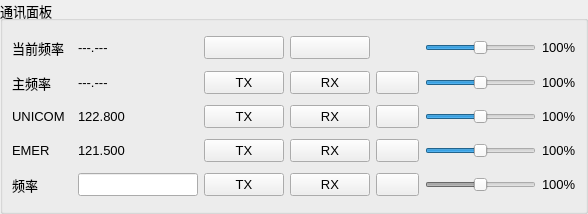
<?xml version="1.0" encoding="UTF-8"?>
<ui version="4.0">
 <class>ControllerWindow</class>
 <widget class="QWidget" name="ControllerWindow">
  <property name="geometry">
   <rect>
    <x>0</x>
    <y>0</y>
    <width>588</width>
    <height>214</height>
   </rect>
  </property>
  <property name="font">
   <font>
    <family>Leelawadee UI</family>
    <pointsize>10</pointsize>
   </font>
  </property>
  <property name="windowTitle">
   <string>ControllerClient</string>
  </property>
  <layout class="QGridLayout" name="gridLayout_3">
   <property name="leftMargin">
    <number>0</number>
   </property>
   <property name="topMargin">
    <number>0</number>
   </property>
   <property name="rightMargin">
    <number>0</number>
   </property>
   <property name="bottomMargin">
    <number>0</number>
   </property>
   <property name="spacing">
    <number>0</number>
   </property>
   <item row="0" column="0">
    <widget class="QGroupBox" name="groupBox">
     <property name="title">
      <string>通讯面板</string>
     </property>
     <layout class="QGridLayout" name="gridLayout">
      <item row="0" column="7">
       <widget class="QLabel" name="label_voice_volume">
        <property name="text">
         <string>100%</string>
        </property>
       </widget>
      </item>
      <item row="0" column="3">
       <widget class="SelectedButton" name="button_mute">
        <property name="text">
         <string/>
        </property>
        <property name="icon">
         <iconset resource="../../../resource.qrc">
          <normaloff>:/icon/mute</normaloff>:/icon/mute</iconset>
        </property>
       </widget>
      </item>
      <item row="0" column="2">
       <widget class="QPushButton" name="button_small_window">
        <property name="text">
         <string/>
        </property>
        <property name="icon">
         <iconset resource="../../../resource.qrc">
          <normaloff>:/icon/window</normaloff>:/icon/window</iconset>
        </property>
       </widget>
      </item>
      <item row="1" column="4">
       <widget class="SelectedButton" name="button_main_speaker">
        <property name="text">
         <string/>
        </property>
        <property name="icon">
         <iconset resource="../../../resource.qrc">
          <normaloff>:/icon/speaker</normaloff>:/icon/speaker</iconset>
        </property>
        <property name="iconSize">
         <size>
          <width>24</width>
          <height>24</height>
         </size>
        </property>
       </widget>
      </item>
      <item row="3" column="3">
       <widget class="SelectedButton" name="button_emer_freq_rx">
        <property name="maximumSize">
         <size>
          <width>80</width>
          <height>16777215</height>
         </size>
        </property>
        <property name="text">
         <string>RX</string>
        </property>
       </widget>
      </item>
      <item row="3" column="4">
       <widget class="SelectedButton" name="button_emer_speaker">
        <property name="text">
         <string/>
        </property>
        <property name="icon">
         <iconset resource="../../../resource.qrc">
          <normaloff>:/icon/speaker</normaloff>:/icon/speaker</iconset>
        </property>
        <property name="iconSize">
         <size>
          <width>24</width>
          <height>24</height>
         </size>
        </property>
       </widget>
      </item>
      <item row="2" column="3">
       <widget class="SelectedButton" name="button_unicom_freq_rx">
        <property name="maximumSize">
         <size>
          <width>80</width>
          <height>16777215</height>
         </size>
        </property>
        <property name="text">
         <string>RX</string>
        </property>
       </widget>
      </item>
      <item row="3" column="2">
       <widget class="SelectedButton" name="button_emer_freq_tx">
        <property name="maximumSize">
         <size>
          <width>80</width>
          <height>16777215</height>
         </size>
        </property>
        <property name="text">
         <string>TX</string>
        </property>
       </widget>
      </item>
      <item row="0" column="1">
       <widget class="QLabel" name="label_current_freq_v">
        <property name="text">
         <string>---.---</string>
        </property>
       </widget>
      </item>
      <item row="2" column="0">
       <widget class="QLabel" name="label_unicom">
        <property name="minimumSize">
         <size>
          <width>60</width>
          <height>0</height>
         </size>
        </property>
        <property name="text">
         <string>UNICOM</string>
        </property>
       </widget>
      </item>
      <item row="1" column="2">
       <widget class="SelectedButton" name="button_main_freq_tx">
        <property name="maximumSize">
         <size>
          <width>80</width>
          <height>16777215</height>
         </size>
        </property>
        <property name="text">
         <string>TX</string>
        </property>
       </widget>
      </item>
      <item row="4" column="6">
       <widget class="QSlider" name="custom_voice_volume">
        <property name="enabled">
         <bool>false</bool>
        </property>
        <property name="sizePolicy">
         <sizepolicy hsizetype="Expanding" vsizetype="Preferred">
          <horstretch>0</horstretch>
          <verstretch>0</verstretch>
         </sizepolicy>
        </property>
        <property name="minimum">
         <number>0</number>
        </property>
        <property name="maximum">
         <number>100</number>
        </property>
        <property name="value">
         <number>50</number>
        </property>
        <property name="orientation">
         <enum>Qt::Orientation::Horizontal</enum>
        </property>
       </widget>
      </item>
      <item row="1" column="6">
       <widget class="QSlider" name="main_voice_volume">
        <property name="sizePolicy">
         <sizepolicy hsizetype="Expanding" vsizetype="Preferred">
          <horstretch>0</horstretch>
          <verstretch>0</verstretch>
         </sizepolicy>
        </property>
        <property name="minimum">
         <number>0</number>
        </property>
        <property name="maximum">
         <number>100</number>
        </property>
        <property name="value">
         <number>50</number>
        </property>
        <property name="orientation">
         <enum>Qt::Orientation::Horizontal</enum>
        </property>
       </widget>
      </item>
      <item row="4" column="7">
       <widget class="QLabel" name="label_custom_voice_volume">
        <property name="text">
         <string>100%</string>
        </property>
       </widget>
      </item>
      <item row="4" column="2">
       <widget class="SelectedButton" name="button_freq_tx">
        <property name="text">
         <string>TX</string>
        </property>
       </widget>
      </item>
      <item row="4" column="3">
       <widget class="SelectedButton" name="button_freq_rx">
        <property name="text">
         <string>RX</string>
        </property>
       </widget>
      </item>
      <item row="3" column="0">
       <widget class="QLabel" name="label_emer_freq">
        <property name="minimumSize">
         <size>
          <width>60</width>
          <height>0</height>
         </size>
        </property>
        <property name="text">
         <string>EMER</string>
        </property>
       </widget>
      </item>
      <item row="1" column="0">
       <widget class="QLabel" name="label_main_freq">
        <property name="minimumSize">
         <size>
          <width>60</width>
          <height>0</height>
         </size>
        </property>
        <property name="text">
         <string>主频率</string>
        </property>
       </widget>
      </item>
      <item row="4" column="0">
       <widget class="QLabel" name="label_freq">
        <property name="text">
         <string>频率</string>
        </property>
       </widget>
      </item>
      <item row="1" column="1">
       <widget class="QLabel" name="label_main_freq_v">
        <property name="text">
         <string>---.---</string>
        </property>
       </widget>
      </item>
      <item row="2" column="6">
       <widget class="QSlider" name="unicom_voice_volume">
        <property name="sizePolicy">
         <sizepolicy hsizetype="Expanding" vsizetype="Preferred">
          <horstretch>0</horstretch>
          <verstretch>0</verstretch>
         </sizepolicy>
        </property>
        <property name="minimum">
         <number>0</number>
        </property>
        <property name="maximum">
         <number>100</number>
        </property>
        <property name="value">
         <number>50</number>
        </property>
        <property name="orientation">
         <enum>Qt::Orientation::Horizontal</enum>
        </property>
       </widget>
      </item>
      <item row="2" column="7">
       <widget class="QLabel" name="label_unicom_voice_volume">
        <property name="text">
         <string>100%</string>
        </property>
       </widget>
      </item>
      <item row="1" column="3">
       <widget class="SelectedButton" name="button_main_freq_rx">
        <property name="maximumSize">
         <size>
          <width>80</width>
          <height>16777215</height>
         </size>
        </property>
        <property name="text">
         <string>RX</string>
        </property>
       </widget>
      </item>
      <item row="4" column="1">
       <widget class="QLineEdit" name="line_edit_freq">
        <property name="maximumSize">
         <size>
          <width>120</width>
          <height>16777215</height>
         </size>
        </property>
       </widget>
      </item>
      <item row="2" column="2">
       <widget class="SelectedButton" name="button_unicom_freq_tx">
        <property name="maximumSize">
         <size>
          <width>80</width>
          <height>16777215</height>
         </size>
        </property>
        <property name="text">
         <string>TX</string>
        </property>
       </widget>
      </item>
      <item row="0" column="6">
       <widget class="QSlider" name="voice_volume">
        <property name="sizePolicy">
         <sizepolicy hsizetype="Expanding" vsizetype="Preferred">
          <horstretch>0</horstretch>
          <verstretch>0</verstretch>
         </sizepolicy>
        </property>
        <property name="maximum">
         <number>100</number>
        </property>
        <property name="value">
         <number>50</number>
        </property>
        <property name="orientation">
         <enum>Qt::Orientation::Horizontal</enum>
        </property>
       </widget>
      </item>
      <item row="2" column="1">
       <widget class="QLabel" name="label_unicom_v">
        <property name="text">
         <string>122.800</string>
        </property>
       </widget>
      </item>
      <item row="3" column="7">
       <widget class="QLabel" name="label_emer_voice_volume">
        <property name="text">
         <string>100%</string>
        </property>
       </widget>
      </item>
      <item row="3" column="1">
       <widget class="QLabel" name="label_emer_freq_v">
        <property name="text">
         <string>121.500</string>
        </property>
       </widget>
      </item>
      <item row="0" column="0">
       <widget class="QLabel" name="label_current_freq">
        <property name="sizePolicy">
         <sizepolicy hsizetype="Preferred" vsizetype="Preferred">
          <horstretch>0</horstretch>
          <verstretch>0</verstretch>
         </sizepolicy>
        </property>
        <property name="minimumSize">
         <size>
          <width>60</width>
          <height>25</height>
         </size>
        </property>
        <property name="text">
         <string>当前频率</string>
        </property>
       </widget>
      </item>
      <item row="2" column="4">
       <widget class="SelectedButton" name="button_unicom_speaker">
        <property name="text">
         <string/>
        </property>
        <property name="icon">
         <iconset resource="../../../resource.qrc">
          <normaloff>:/icon/speaker</normaloff>:/icon/speaker</iconset>
        </property>
        <property name="iconSize">
         <size>
          <width>24</width>
          <height>24</height>
         </size>
        </property>
       </widget>
      </item>
      <item row="3" column="6">
       <widget class="QSlider" name="emer_voice_volume">
        <property name="sizePolicy">
         <sizepolicy hsizetype="Expanding" vsizetype="Preferred">
          <horstretch>0</horstretch>
          <verstretch>0</verstretch>
         </sizepolicy>
        </property>
        <property name="minimum">
         <number>0</number>
        </property>
        <property name="maximum">
         <number>100</number>
        </property>
        <property name="value">
         <number>50</number>
        </property>
        <property name="orientation">
         <enum>Qt::Orientation::Horizontal</enum>
        </property>
       </widget>
      </item>
      <item row="4" column="4">
       <widget class="SelectedButton" name="button_freq_speaker">
        <property name="text">
         <string/>
        </property>
        <property name="icon">
         <iconset resource="../../../resource.qrc">
          <normaloff>:/icon/speaker</normaloff>:/icon/speaker</iconset>
        </property>
        <property name="iconSize">
         <size>
          <width>24</width>
          <height>24</height>
         </size>
        </property>
       </widget>
      </item>
      <item row="1" column="7">
       <widget class="QLabel" name="label_main_voice_volume">
        <property name="text">
         <string>100%</string>
        </property>
       </widget>
      </item>
     </layout>
    </widget>
   </item>
  </layout>
 </widget>
 <customwidgets>
  <customwidget>
   <class>SelectedButton</class>
   <extends>QPushButton</extends>
   <header>src/ui/component/selected_button.h</header>
  </customwidget>
 </customwidgets>
 <resources>
  <include location="../../../resource.qrc"/>
 </resources>
 <connections/>
</ui>
